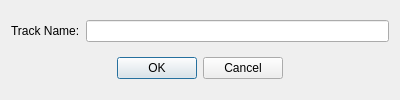
<?xml version="1.0" encoding="UTF-8"?>
<ui version="4.0">
 <class>AddTrackDialog</class>
 <widget class="QDialog" name="AddTrackDialog">
  <property name="geometry">
   <rect>
    <x>0</x>
    <y>0</y>
    <width>400</width>
    <height>100</height>
   </rect>
  </property>
  <property name="windowTitle">
   <string>Add Track</string>
  </property>
  <layout class="QVBoxLayout" name="verticalLayout">
   <item>
    <layout class="QHBoxLayout" name="horizontalLayout">
     <property name="spacing">
      <number>-1</number>
     </property>
     <item>
      <widget class="QLabel" name="label">
       <property name="text">
        <string>Track Name:</string>
       </property>
      </widget>
     </item>
     <item>
      <widget class="QLineEdit" name="lineEdit">
       <property name="text">
        <string/>
       </property>
       <property name="clearButtonEnabled">
        <bool>false</bool>
       </property>
      </widget>
     </item>
    </layout>
   </item>
   <item>
    <widget class="QDialogButtonBox" name="buttonBox">
     <property name="orientation">
      <enum>Qt::Horizontal</enum>
     </property>
     <property name="standardButtons">
      <set>QDialogButtonBox::Cancel|QDialogButtonBox::Ok</set>
     </property>
     <property name="centerButtons">
      <bool>true</bool>
     </property>
    </widget>
   </item>
  </layout>
 </widget>
 <resources/>
 <connections>
  <connection>
   <sender>buttonBox</sender>
   <signal>accepted()</signal>
   <receiver>AddTrackDialog</receiver>
   <slot>accept()</slot>
   <hints>
    <hint type="sourcelabel">
     <x>248</x>
     <y>254</y>
    </hint>
    <hint type="destinationlabel">
     <x>157</x>
     <y>274</y>
    </hint>
   </hints>
  </connection>
  <connection>
   <sender>buttonBox</sender>
   <signal>rejected()</signal>
   <receiver>AddTrackDialog</receiver>
   <slot>reject()</slot>
   <hints>
    <hint type="sourcelabel">
     <x>316</x>
     <y>260</y>
    </hint>
    <hint type="destinationlabel">
     <x>286</x>
     <y>274</y>
    </hint>
   </hints>
  </connection>
 </connections>
</ui>
